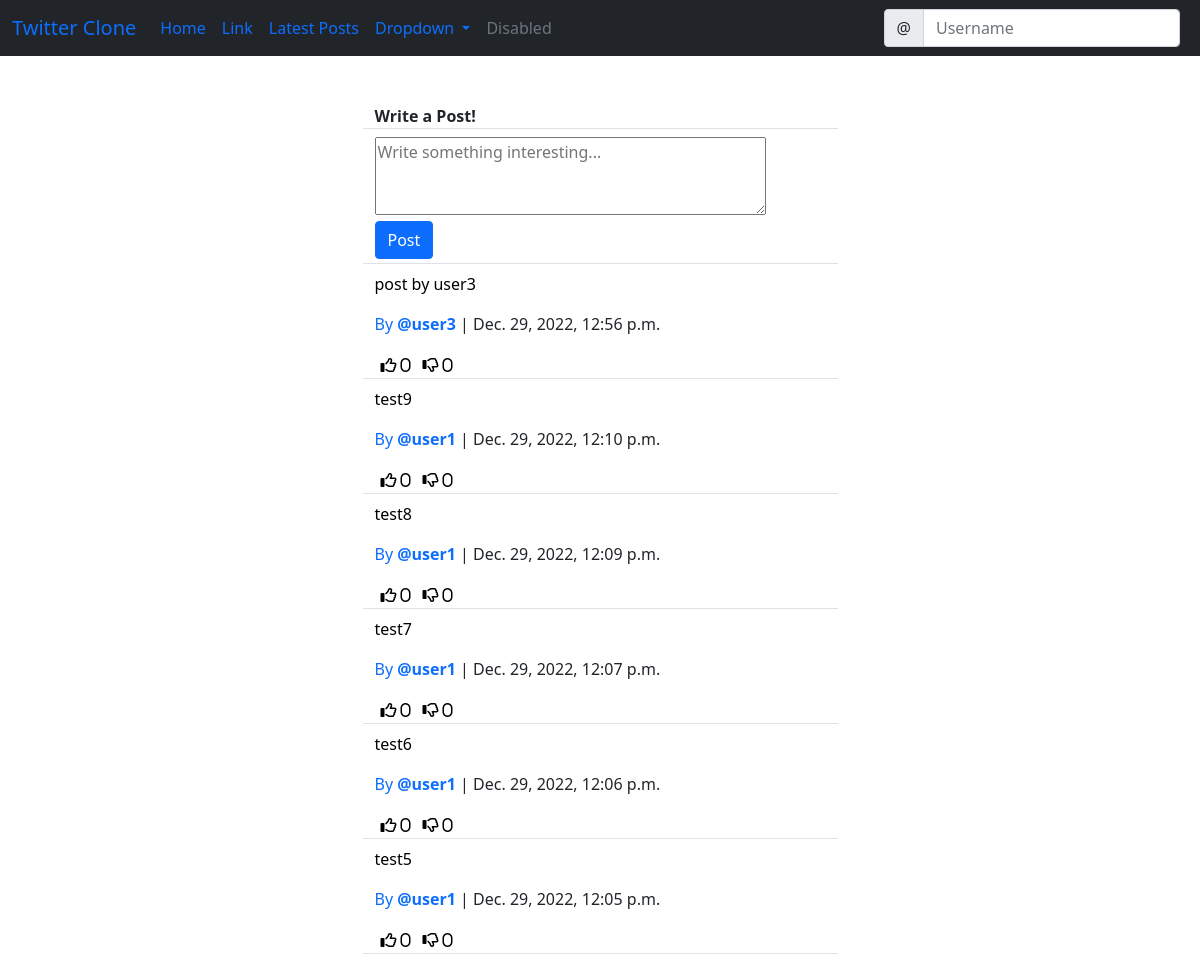
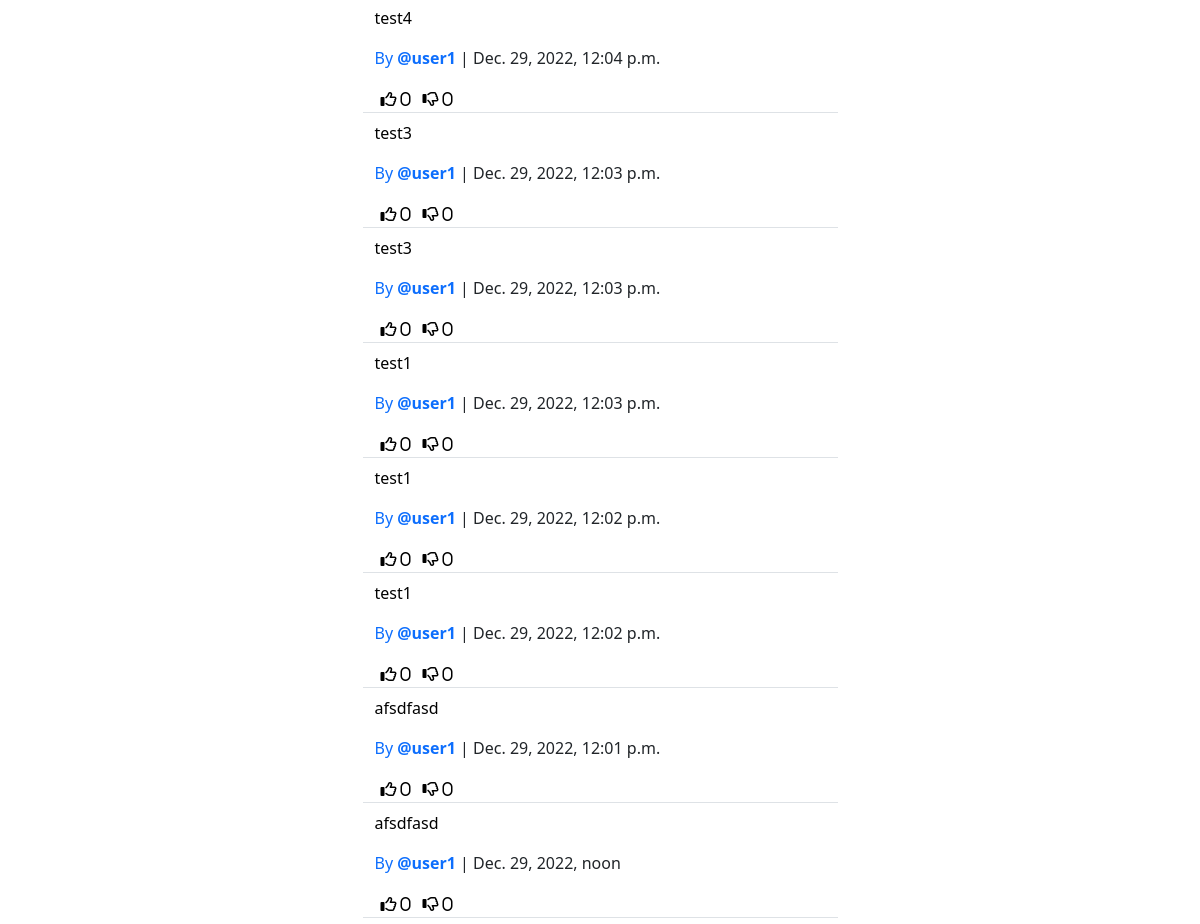
The app's page /latest-posts/ (upper part), older data (2 pictures, top to bottom).
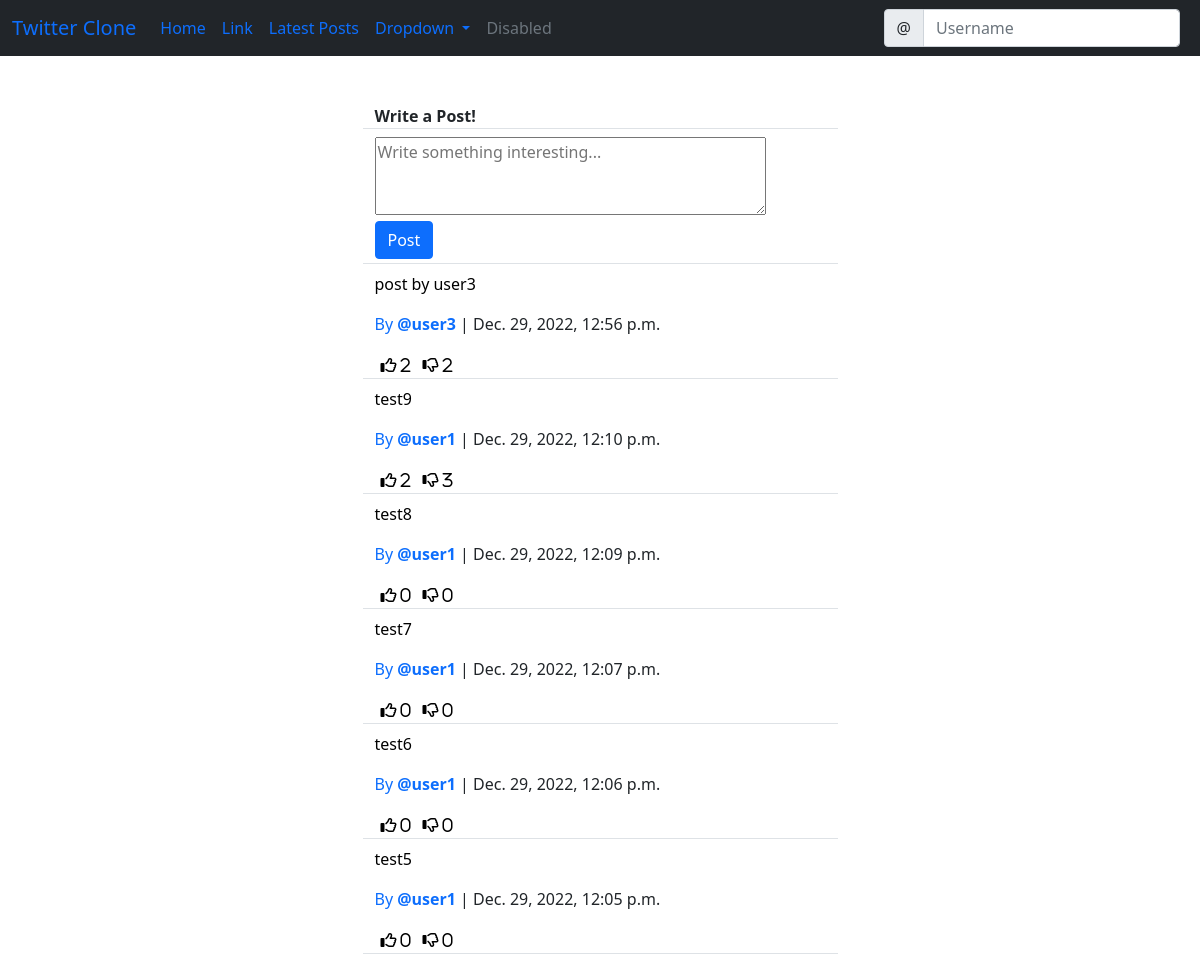
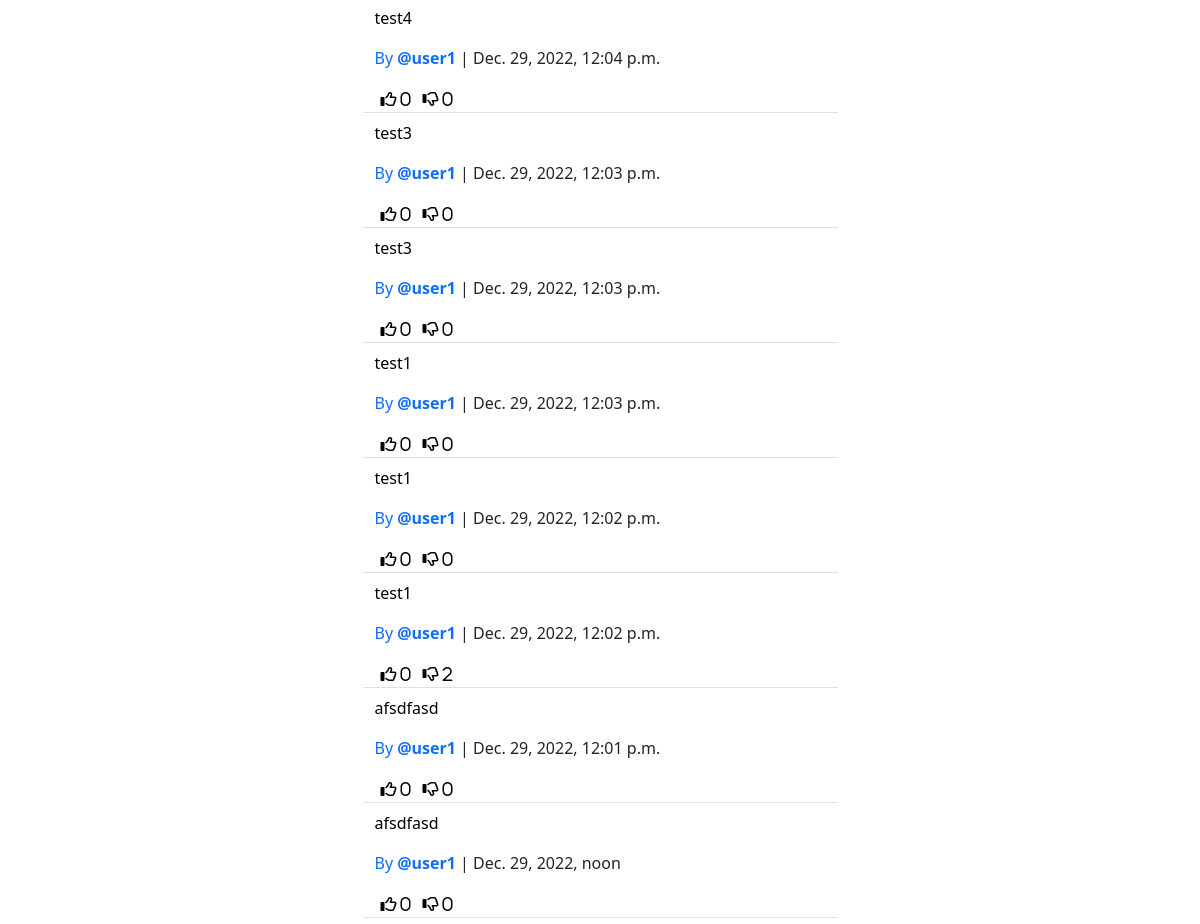
The same page, newer data (2 pictures, top to bottom).
### social/models.py (models this page shows)
class Post(models.Model):
    body = models.TextField()
    created_on = models.DateTimeField(default=timezone.now)
    author = models.ForeignKey(User, on_delete=models.CASCADE)
    likes = models.ManyToManyField(User, blank=True, related_name="likes")
    dislikes = models.ManyToManyField(User, blank=True, related_name="dislikes")
    @staticmethod
    def get_post_data(filter_type, filter_by=None):
        if filter_type == "filter":
            return Post.objects.filter(author=filter_by).order_by('-created_on') #ordered by latest date
        elif filter_type == "get":
            return Post.objects.get(id=filter_by)
        elif filter_type == "all":
            return Post.objects.all().order_by('-created_on')
        else:
            raise Exception("not valid input")

### social/views.py (the view, shortened to what this page needs)
# urls.py: path('latest-posts/', PostListView.as_view(), name='latest-post-list'),
class PostListView(View):
    def get(self, request, *args, **kwargs):
        try:
            posts = Post.get_post_data("all")
        except:
            posts = None
            return render(request, "social/error_page.html")
        form = PostForm()
        context = {
            'post_list': posts,
            'form': form
        }
        return render(request, 'social/post_list.html', context)

### social/forms.py
class PostForm(forms.ModelForm):
    body = forms.CharField(
        label='',
        widget=forms.Textarea(attrs={
            'rows': '3',
            'placeholder': 'Write something interesting...'
        })
    )
    class Meta:
        model = Post
        fields = ['body']

### templates/social/post_list.html (shortened to what this page needs)
{% extends 'base.html' %}
{% load crispy_forms_tags %}
{% block content %}
<div class="container">
    <div class="row justify-content-center mt-3">
        <div class="col-md-5 col-sm-12 border-bottom">
           <strong>Write a Post!</strong>
        </div>
    </div>
    <div class="row justify-content-center mt-2">
        <div class="col-md-5 col-sm-12 border-bottom">
            <form action="" method="POST">
                {{ form.body }}
                <div class="">
                    <button class="btn btn-primary mb-1">Post</button>
                </div>
            </form>
        </div>
    </div>
    {% for post in post_list %}
    <div class="row justify-content-center mt-2">
        <div class="col-md-5 col-sm-12 border-bottom">
            <a href="{% url 'post-detail' post.id %}" style="color: black; text-decoration: none;">
                <p>{{ post.body }}</p>
                <p>
                    <a href="{% url 'profile' post.author.profile.pk %}" class="text-primary" style="text-decoration: none;">
                        By <strong>@{{ post.author }}</strong>
                    </a>
                    | {{ post.created_on }}
                </p>
                <div class="d-flex flex-row">
                    <form action="{% url 'like' post.pk %}" class="POST">
                        <button type="submit" style="background-color: transparent; border: none; box-shadow: none;">
                            <i class="far fa-thumbs-up">
                                <span> {{ post.likes.all.count}} </span>
                            </i>
                        </button>
                    </form>
                    <form action="{% url 'dislike' post.pk %}" class="POST">
                        <button type="submit" style="background-color: transparent; border: none; box-shadow: none;">
                            <i class="far fa-thumbs-down">
                                <span> {{ post.dislikes.all.count}} </span>
                            </i>
                        </button>
                    </form>
                </div>
            </a>
        </div>
    </div>
    {% endfor %}
</div>
{% endblock content %}

### templates/base.html (shortened to what this page needs)
<!DOCTYPE html>
<html>
  <head>
     <link rel="stylesheet" href="https://use.fontawesome.com/releases/v5.8.2/css/all.css">
     <link href="https://cdn.jsdelivr.net/npm/bootstrap@5.0.0-beta1/dist/css/bootstrap.min.css" rel="stylesheet">
  </head>
  <body>
    {% include 'landing/navbar.html' %}
    <div class="mt-5">
    {% block content %}
    {% endblock content %}
  </div>
  </body>
</html>

### templates/landing/navbar.html (shortened to what this page needs)
<nav class="navbar navbar-expand-lg bg-dark">
    <div class="container-fluid">
      <a class="navbar-brand" href="#">Twitter Clone</a>
      <div class="collapse navbar-collapse" id="navbarSupportedContent">
        <ul class="navbar-nav me-auto mb-2 mb-lg-0">
          <li class="nav-item">
            <a class="nav-link active" aria-current="page"
            {% if request.user.is_authenticated %}
              href="{% url 'latest-post-list' %}"
            {% else %}
              href="{% url 'index' %}"
            {% endif %}
            >Home</a>
          </li>
          <li class="nav-item">
            <a class="nav-link" href="#">Link</a>
          </li>
          <li class="nav-item">
            <a class="nav-link" href="{% url 'latest-post-list' %}">Latest Posts</a>
          </li>
          <li class="nav-item dropdown">
            <a class="nav-link dropdown-toggle" href="#" role="button" data-bs-toggle="dropdown" aria-expanded="false">
              Dropdown
            </a>
          </li>
          <li class="nav-item">
            <a class="nav-link disabled">Disabled</a>
          </li>
        </ul>
        <form class="d-flex" role="search">
            <div class="input-group mx-2">
              <span class="input-group-text " id="basic-addon1">@</span>
              <input type="text" class="form-control" placeholder="Username" aria-label="Username" aria-describedby="basic-addon1">
            </div>
        </form>
      </div>
    </div>
  </nav>

Row changes from the older to the newer data that the page shows:
changed Post "post by user3": likes.all.count "0" → "2"; dislikes.all.count "0" → "2"
changed Post "test9": likes.all.count "0" → "2"; dislikes.all.count "0" → "3"
changed Post (number 12 of 14 on the later page): dislikes.all.count "0" → "2"
